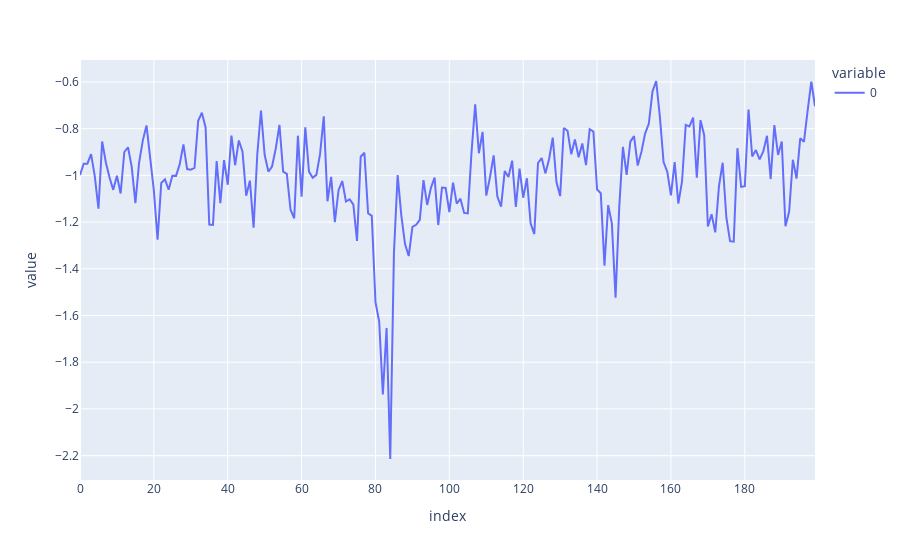

Notebook code for this chart:
### Code cell
tw = s[8000*26:4096+8000*26].numpy()
px.line(freq_percence(tw, 16000, np.arange(100, 300, 1), 8000))

### Figure 1 — Plotly figure (JSON) as saved in the notebook; plotly's stock layout.template omitted (floating-point values rounded to 4 significant figures; data arrays with more than 128 entries replaced by an {"elided": "..."} marker saying what was removed)
{"data": [{"hovertemplate": "variable=0<br>index=%{x}<br>value=%{y}<extra></extra>", "legendgroup": "0", "line": {"color": "#636efa", "dash": "solid"}, "marker": {"symbol": "circle"}, "mode": "lines", "name": "0", "orientation": "v", "showlegend": true, "type": "scatter", "x": {"elided": "200 int values"}, "xaxis": "x", "y": {"elided": "200 float values"}, "yaxis": "y"}], "layout": {"autosize": true, "legend": {"title": {"text": "variable"}, "tracegroupgap": 0}, "margin": {"t": 60}, "xaxis": {"anchor": "y", "autorange": true, "domain": [0, 1], "range": [0, 199], "title": {"text": "index"}, "type": "linear"}, "yaxis": {"anchor": "x", "autorange": true, "domain": [0, 1], "range": [-2.304, -0.5058], "title": {"text": "value"}, "type": "linear"}}}
